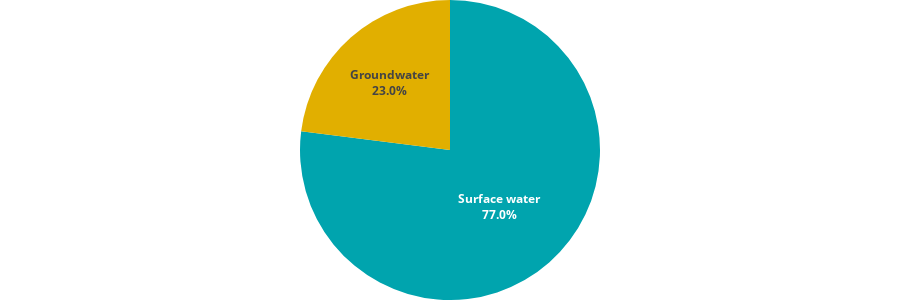

Notebook source saved alongside this figure:
### Code cell
source_trace = go.Pie(labels=df['water_source'],
                       values=df['sum__annual__freshwater_abstraction'],
                       textinfo='label+percent',
                       textposition='auto',
                       marker=dict(colors=["#00a4ae", # blue
                                           "#E1AF00", # gold
                                           "#E1AF00", # gold
                                           "#E1AF00", # gold
                                           "#E1AF00", # gold
                                           "#E1AF00", # gold
                                          ]),

                       sort=True,
                       texttemplate='<b>%{label}<br>%{percent:.1%}<b>',
                       hovertemplate= '2018<br>' +
                       '<b>%{label}</b><br>' +
                       '%{value:.0f} m<sup>3</sup><br>' +
                       '%{percent:.2%}<extra></extra>',
                       )

figure_4_26a = go.Figure(data=source_trace)
figure_4_26a.update_layout(
    height=300,
    margin={"b": 0, "r": 0, "l": 0, "t": 0},
    font=CHART_FONT,
    paper_bgcolor='rgba(0,0,0,0)',
    plot_bgcolor='rgba(0,0,0,0)',
    showlegend=False)
figure_4_26a

### Figure 1 — Plotly figure (JSON) as saved in the notebook; plotly's stock layout.template omitted (floating-point values rounded to 4 significant figures)
{"data": [{"hovertemplate": "2018<br><b>%{label}</b><br>%{value:.0f} m<sup>3</sup><br>%{percent:.2%}<extra></extra>", "labels": ["Surface water", "Surface water", "Surface water", "Surface water", "Surface water", "Groundwater", "Groundwater", "Groundwater", "Groundwater", "Groundwater"], "marker": {"colors": ["#00a4ae", "#E1AF00", "#E1AF00", "#E1AF00", "#E1AF00", "#E1AF00"]}, "sort": true, "textinfo": "label+percent", "textposition": "auto", "texttemplate": "<b>%{label}<br>%{percent:.1%}<b>", "type": "pie", "values": [693, 36, 18, 360, 148, 149, 29, 142, 0.06, 54.94]}], "layout": {"font": {"color": "#7f7f7f"}, "height": 300, "margin": {"b": 0, "l": 0, "r": 0, "t": 0}, "paper_bgcolor": "rgba(0,0,0,0)", "plot_bgcolor": "rgba(0,0,0,0)", "showlegend": false}}
